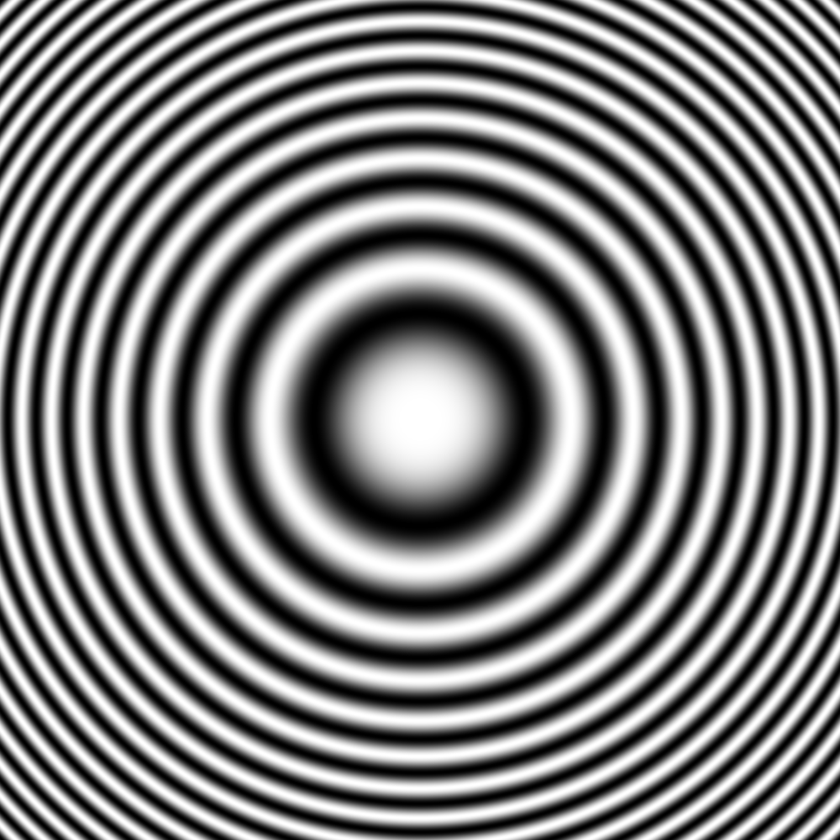
#> input picture Obrazy/zetsaw 2/zad1/PlytkaFresnela.png, 840 x 840 px, shrunk from 1000 x 1000 before the run
$ python zad2a.py
#> lines starting #> are read from the running program, lines starting #| are printed output that depends on the picture

import matplotlib.pyplot as plt
import numpy as np
from PIL import Image

# Wczytaj obraz wykresu
image_path = "PlytkaFresnela.png"
image = Image.open(image_path).convert("L")  # Skala szarości
#> image is the input picture: PIL image 840x840 L; min 0, max 255, mean 127.3


piksele = np.array(image)
wys, ser = piksele.shape
#> wys = 840; ser = 840

dlugosc_rzekatnej = int(np.ceil(np.sqrt(wys**2 + ser**2)))
#> dlugosc_rzekatnej = 1188

x_cord = np.linspace(0, ser - 1, dlugosc_rzekatnej)
#> x_cord = 1188 values from 0 to 839
y_cord = np.linspace(0, wys - 1, dlugosc_rzekatnej)
#> y_cord = 1188 values from 0 to 839

liniowy = [piksele[int(round(y)), int(round(x))] for x, y in zip(x_cord, y_cord)]
#> liniowy = 1188 values, max 255 at index 10, min 0 at index 0, mean 135.6

x = np.arange(len(liniowy))
#> x = 1188 values from 0 to 1187

plt.figure(figsize=(10, 5))
plt.plot(x, liniowy)
plt.title("Profil liniowy")
plt.xlabel("Pozycja")
plt.ylabel("Jasność")
plt.grid(True)

coile = 50
dlg = x[::coile]
#> dlg = 24 values from 0 to 1150
profil = liniowy[::coile]
#> profil = [0, 253, 90, 58, 193, 180, 162, 35, 47, 234, 29, 239, 255, 210, 0, 242, 212, 232, 216, 12, 101, 193, 69, 48]

plt.scatter(dlg, profil, c='r', label='Punkty profilu')
plt.legend()

plt.savefig("profil_liniowy.png")
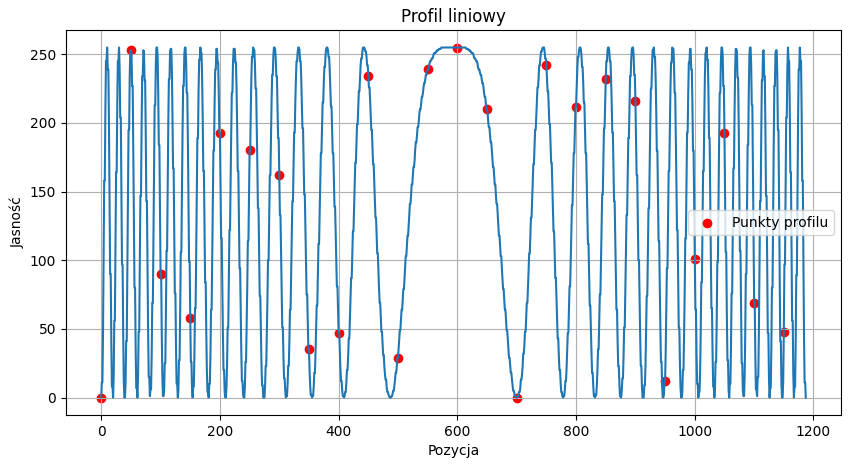
#> figure drawn by matplotlib, 1 panel; curve peaks at x = 10, y = 255
plt.show()

$ run again, with Obrazy/zetsaw 2/zad1/zaznaczona.png copied over Obrazy/zetsaw 2/zad1/PlytkaFresnela.png
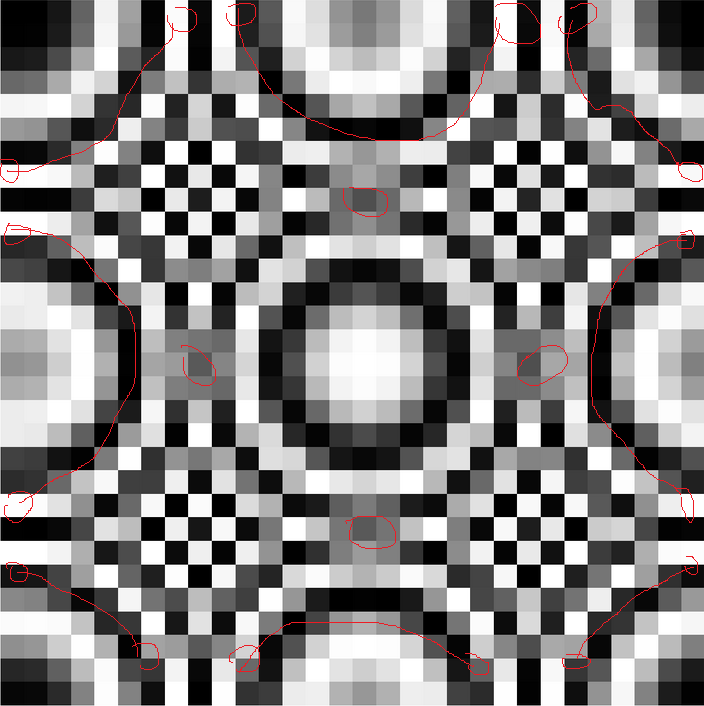
#> input picture Obrazy/zetsaw 2/zad1/zaznaczona.png, 704 x 706 px
#> `image = Image.open(image_path).convert("L")`:
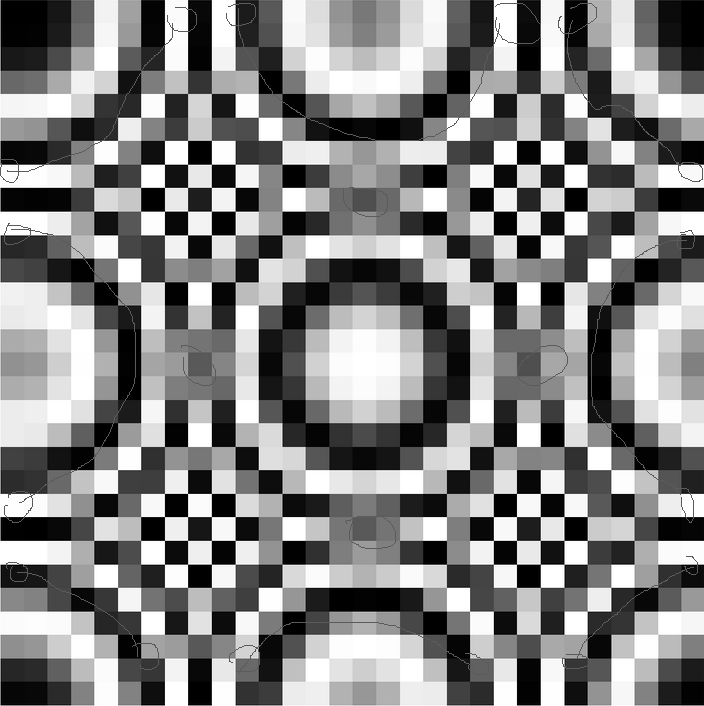
#> image: PIL image 704x706 L; min 0, max 255, mean 131.8
#> liniowy = 998 values, max 255 at index 503, min 0 at index 1, mean 103.9
#> x = 998 values from 0 to 997
#> dlg = 20 values from 0 to 950
#> profil = [139, 2, 232, 52, 33, 17, 0, 105, 113, 108, 254, 243, 32, 227, 0, 29, 140, 238, 254, 75]
#> `plt.savefig("profil_liniowy.png")`:
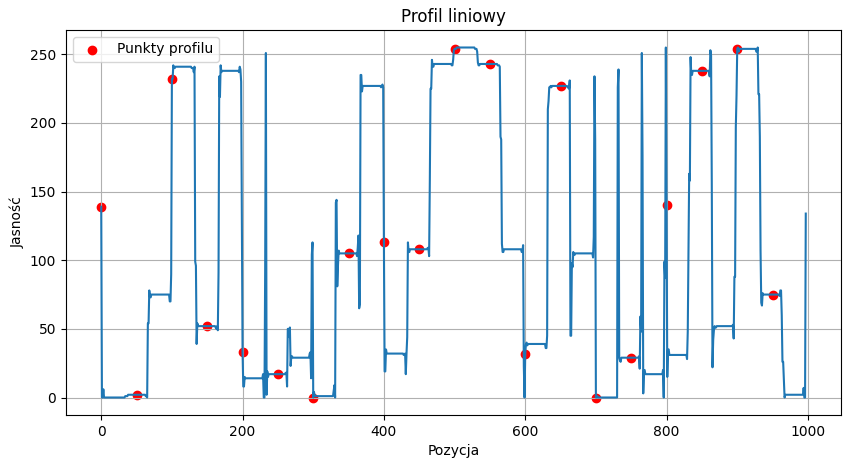
#> figure drawn by matplotlib, 1 panel; curve peaks at x = 503, y = 255
